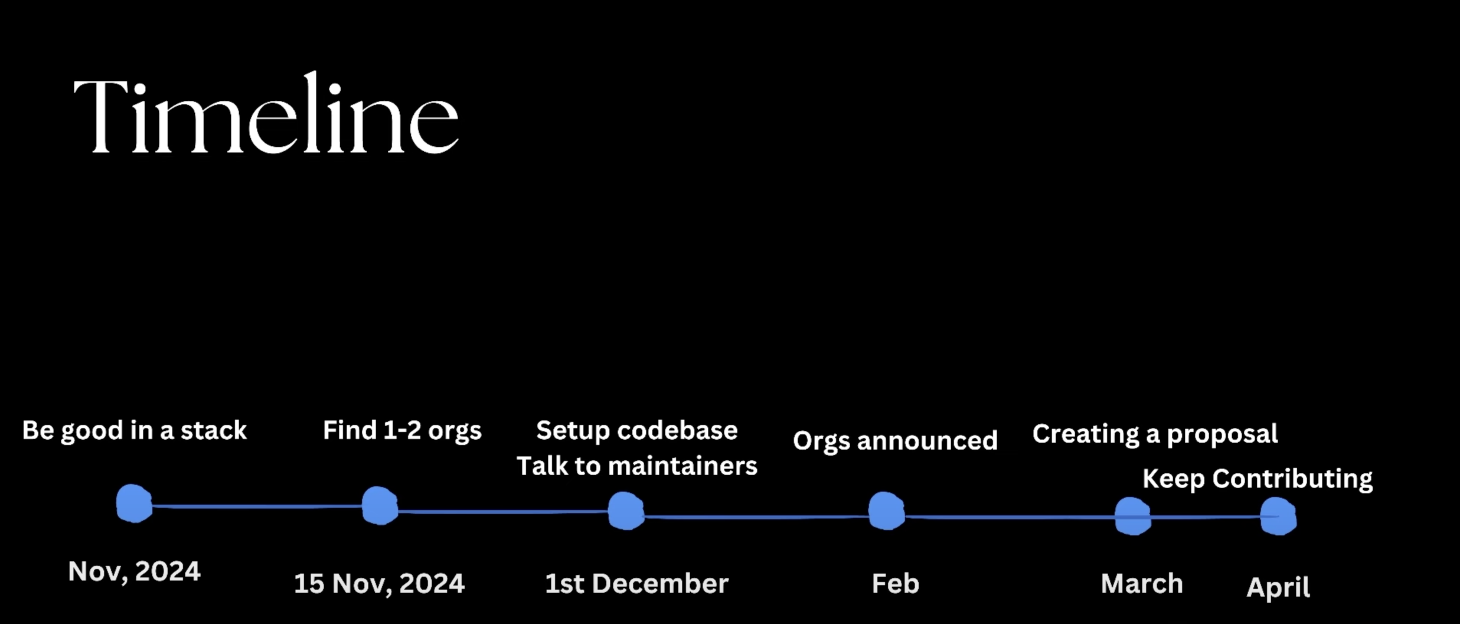
#> input picture backend/videos/gsoc.png, 2920 x 1248 px (shown at 1/2 size)
$ python -i image_processing.py   (imports and definitions only)
#> lines starting #> are read from the running program, lines starting #| are printed output that depends on the picture; after the words box and inside, x2 and y2 are one past the last pixel; in counts of white or black regions, pixels touching at a corner belong together
import cv2
import numpy as np
from PIL import Image
from tensorflow.keras.preprocessing.image import img_to_array, load_img

def crop_largest_rect_area(image_array, threshold=10):
#> called with threshold = 10
    if len(image_array.shape) == 3:
        gray = cv2.cvtColor(image_array, cv2.COLOR_RGB2GRAY)
    else:
        gray = image_array

    _, thresh = cv2.threshold(gray, threshold, 255, cv2.THRESH_BINARY)
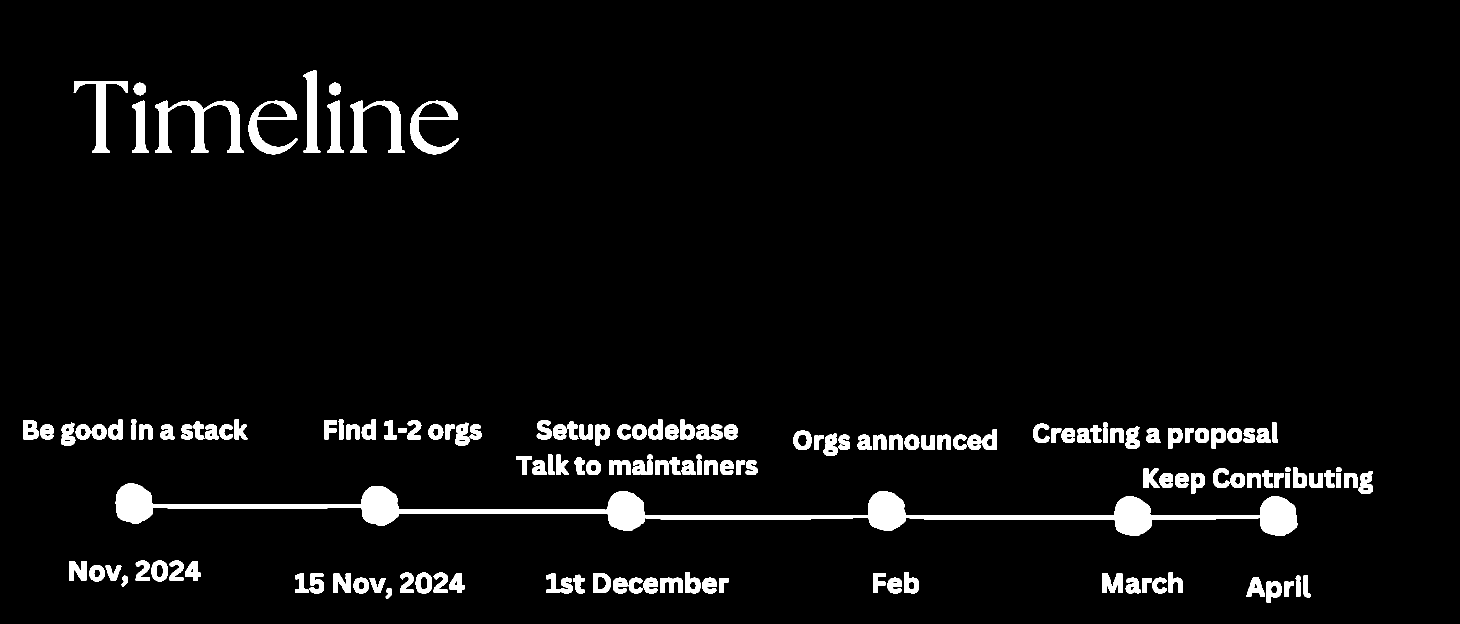
#> thresh: shape (1248, 2920) (shown at 1/2 size); 4.5% white; 160 white regions
    contours, _ = cv2.findContours(thresh, cv2.RETR_EXTERNAL, cv2.CHAIN_APPROX_SIMPLE)
#> contours = 160 contours; largest, box (x1, y1, x2, y2) and area: (231, 967, 2595, 1071) 42853, (310, 200, 488, 306) 6208, (497, 201, 596, 309) 4558, (820, 200, 918, 309) 4542, (700, 200, 809, 306) 4062

    if not contours:
        return image_array

    largest_contour = max(contours, key=cv2.contourArea)
#> largest_contour = contour of 670 points, box (x1, y1, x2, y2) (231, 967, 2595, 1071), area 42853
    x, y, w, h = cv2.boundingRect(largest_contour)
#> x = 231; y = 967; w = 2364; h = 104
    cropped_image = image_array[y:y+h, x:x+w]
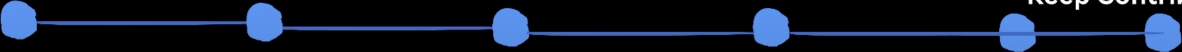
#> cropped_image: shape (104, 2364, 3) (shown at 1/2 size); mean R, G, B 15.6, 23.4, 38.7

    return cropped_image

def preprocess_image(image_path):
    img = load_img(image_path, target_size=(224, 224))
    img_array = img_to_array(img) / 255.0
    img_array = np.expand_dims(img_array, axis=0)
    return img_array

def is_similar_box(box1, box2, threshold=0.7):
    x1, y1, x2, y2 = box1
    x1_, y1_, x2_, y2_ = box2

    inter_x1, inter_y1 = max(x1, x1_), max(y1, y1_)
    inter_x2, inter_y2 = min(x2, x2_), min(y2, y2_)
    inter_area = max(0, inter_x2 - inter_x1 + 1) * max(0, inter_y2 - inter_y1 + 1)

    box1_area = (x2 - x1 + 1) * (y2 - y1 + 1)
    box2_area = (x2_ - x1_ + 1) * (y2_ - y1_ + 1)
    union_area = box1_area + box2_area - inter_area

    iou = inter_area / union_area
    return iou > threshold

>>> import cv2
>>> picture = cv2.cvtColor(cv2.imread('../videos/gsoc.png'), cv2.COLOR_BGR2RGB)
>>> result = crop_largest_rect_area(picture)
